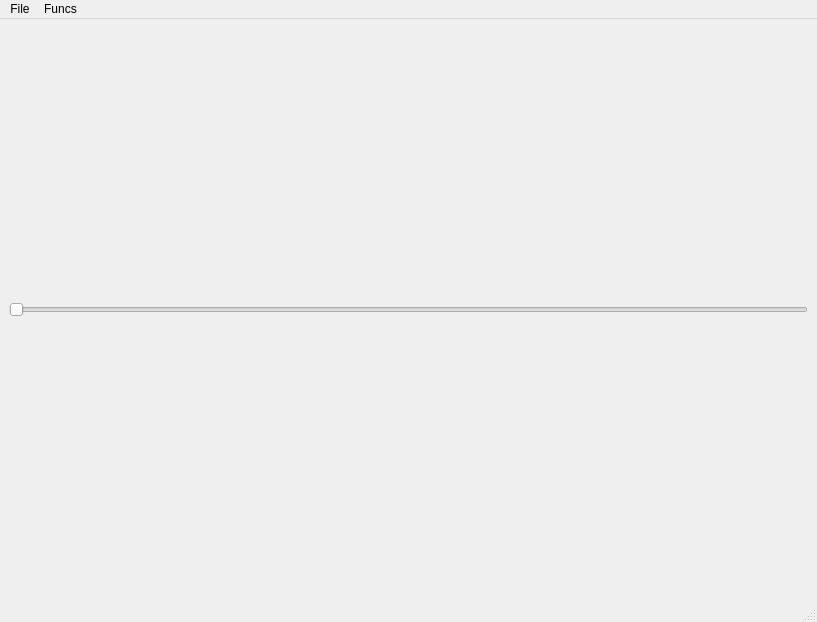
<?xml version="1.0" encoding="UTF-8"?>
<ui version="4.0">
 <class>MainWindow</class>
 <widget class="QMainWindow" name="MainWindow">
  <property name="enabled">
   <bool>true</bool>
  </property>
  <property name="geometry">
   <rect>
    <x>0</x>
    <y>0</y>
    <width>817</width>
    <height>622</height>
   </rect>
  </property>
  <property name="windowTitle">
   <string>MainWindow</string>
  </property>
  <widget class="QWidget" name="central_widget">
   <layout class="QVBoxLayout" name="central_layout">
    <item>
     <widget class="QSlider" name="scale_slider">
      <property name="orientation">
       <enum>Qt::Orientation::Horizontal</enum>
      </property>
     </widget>
    </item>
   </layout>
  </widget>
  <widget class="QMenuBar" name="menubar">
   <property name="geometry">
    <rect>
     <x>0</x>
     <y>0</y>
     <width>817</width>
     <height>33</height>
    </rect>
   </property>
   <widget class="QMenu" name="file_menu">
    <property name="title">
     <string>File</string>
    </property>
    <addaction name="save_action"/>
    <addaction name="override_action"/>
   </widget>
   <widget class="QMenu" name="funcs_menu">
    <property name="title">
     <string>Funcs</string>
    </property>
    <addaction name="remove_mtx_action"/>
   </widget>
   <addaction name="file_menu"/>
   <addaction name="funcs_menu"/>
  </widget>
  <widget class="QStatusBar" name="statusbar"/>
  <action name="override_action">
   <property name="text">
    <string>Override existing</string>
   </property>
  </action>
  <action name="save_action">
   <property name="text">
    <string>Save as new</string>
   </property>
  </action>
  <action name="remove_mtx_action">
   <property name="text">
    <string>Remove all MTX's</string>
   </property>
  </action>
 </widget>
 <resources/>
 <connections/>
</ui>
